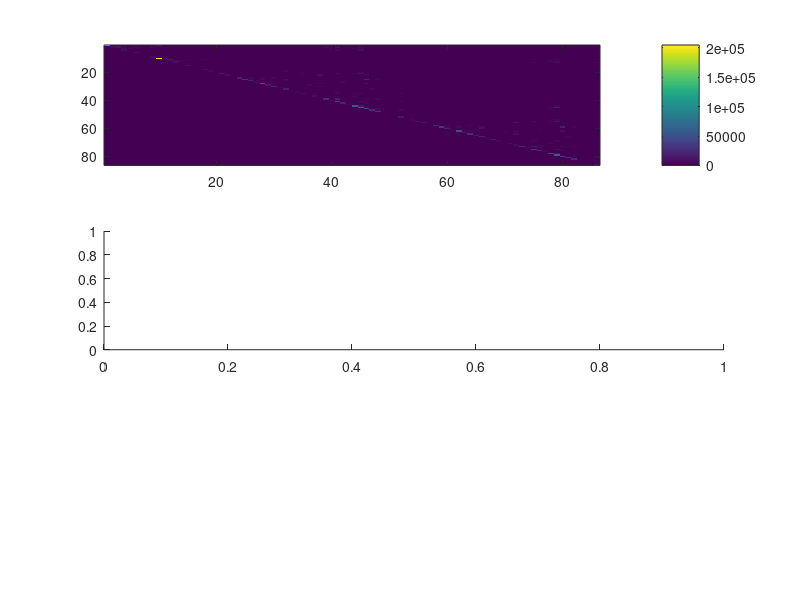

Recreate this plot in MATLAB. (Note: this script raises an error after producing the figure.)
%% allref
C = load('nemo_output_ifod2act_chacoconn_fs86subj_allref_denom_mean.mat');
nemoSC = load('011_T1_nemo_output_ifod2act_chacoconn_fs86subj_nemoSC_mean.mat');

figure
subplot(3,1,1)
imagesc(C.SC); set(gca, 'ColorScale', 'log'); colorbar
subplot(3,1,2)
imagesc(nemoSC.SC ./ (1 - chacoconn.data)); set(gca, 'ColorScale', 'log'); colorbar


chacoconnmean=load('011_T1_nemo_output_ifod2act_chacoconn_fs86subj_mean.mat');
chacovolmean=load('011_T1_nemo_output_ifod2act_chacovol_fs86subj_mean.mat');

m = chacoconnmean.data;
m = m+m'-diag(diag(m));

subplot(3,1,3)
imagesc(m); colorbar; colormap(hot(100));

mean(m(4,:))
median(m(4,:))


chacovolmean.data(4)